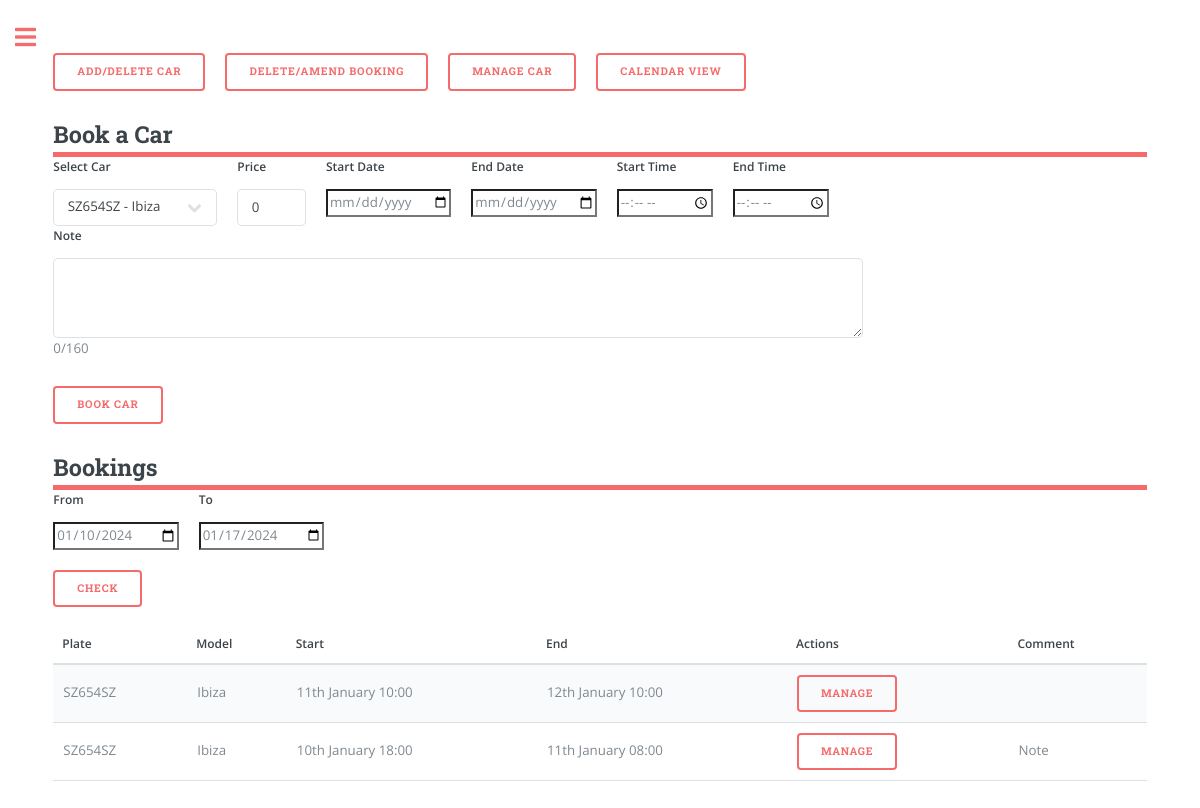
/overview (signed in), run on the app's committed database.
### app/models.py (models this page shows, shortened)
class Booking(db.Model):
    id = db.Column(db.Integer, primary_key=True)
    start_datetime = db.Column(db.DateTime, nullable=False)
    end_datetime = db.Column(db.DateTime, nullable=False)
    car_plate = db.Column(db.String(8), db.ForeignKey('car.plate'), nullable=False)
    user_id = db.Column(db.Integer, db.ForeignKey('user.id'), nullable=False)
    note = db.Column(db.String(160))
    money = db.Column(db.Integer, default=0, index=True)
    car = db.relationship('Car', backref='bookings', lazy=True)

class Car(db.Model):
    plate = db.Column(db.String(8), primary_key=True, index=True, unique=True)
    make = db.Column(db.String(15), index=True)
    model = db.Column(db.String(15), index=True)
    fuel = db.Column(db.String(8), index=True)
    year = db.Column(db.Integer, index=True)
    cc = db.Column(db.Integer, index=True)
    user_id = db.Column(db.Integer, db.ForeignKey('user.id'))
    days = db.Column(db.Integer, default=0, index=True)
    money = db.Column(db.Integer, default=0, index=True)
    @classmethod
    def reset_parameters(cls):
        today = datetime.now()
        if today.month == 1 and today.day == 1:
            for car in Car.query.all():
                car.days = 0
                car.money = 0
            db.session.commit()

### app/routes.py (the view, shortened to what this page needs)
@app.route('/')
@app.route('/overview', methods=['GET', 'POST'])
@login_required
def overview(): # Booking
    Car.reset_parameters()
    user_cars = current_user.garage.all()
    from_date = request.form.get('from')
    to_date = request.form.get('to')
    if from_date == None:
        from_date = datetime.now().strftime('%Y-%m-%d')
        to_date = (datetime.now() + timedelta(days=7)).strftime('%Y-%m-%d')
        from_datetime = datetime.strptime(f'{from_date}', '%Y-%m-%d')
        to_datetime = datetime.strptime(f'{to_date}', '%Y-%m-%d')
    else:
        from_datetime = datetime.strptime(f'{from_date}', '%Y-%m-%d')
        to_datetime = datetime.strptime(f'{to_date}', '%Y-%m-%d')
        to_datetime += timedelta(days=1)
    user_bookings = Booking.query.filter(
                Booking.user_id == current_user.id,
                Booking.end_datetime >= from_datetime,
                Booking.start_datetime <= to_datetime,
                ).all()
    booked_car_plates = [booking.car_plate for booking in user_bookings]
    available_cars = [car for car in user_cars if car.plate not in booked_car_plates]
    three_months_ago = datetime.now() - timedelta(days=3 * 30)
    old_bookings = Booking.query.filter(
        (Booking.user_id == current_user.id) &
        (Booking.end_datetime < three_months_ago)
    ).all()
    for old_booking in old_bookings:
        Booking.remove_booking(old_booking.id)
    return render_template('overview.html',
                            user_cars=user_cars,
                            available_cars=available_cars,
                            user_bookings=user_bookings,
                            from_datetime=from_datetime.strftime('%Y-%m-%d'),
                            to_datetime=to_datetime.strftime('%Y-%m-%d'),
                            user_name=current_user.username if current_user.is_authenticated else None)

### app/models.py (called while the page is built)
@login.user_loader
def load_user(id):
    return User.query.get(int(id))

### app/templates/overview.html (shortened to what this page needs)
{% extends "index.html" %}
{% block content %}
<link rel="stylesheet" href="{{ url_for('static', filename='css/main.css') }}">
<div class="row">
    <form action="{{ url_for('garage_manage') }}" method="get">
        <button type="submit">Add/Delete Car</button>
    </form>
    <form action="{{ url_for('bookings_manage') }}" method="get">
        <button type="submit">Delete/Amend Booking</button>
    </form>
    <form action="{{ url_for('garage_car') }}" method="get">
        <button type="submit">Manage Car</button>
    </form>
    <form action="{{ url_for('calendar') }}" method="get">
        <button type="submit">Calendar View</button>
    </form>
</div>
<header id="header" style="padding: 0;">
    <h2>Book a Car</h2>
</header>
<form method="POST" action="{{ url_for('overview') }}">
    <div class="row">
        <div class="col">
            <label for="car_selection" class="form-label">Select Car</label>
            <select class="form-select" id="car_selection" name="car_selection">
                {% for car in user_cars %}
                    <option value="{{ car.plate }}">{{ car.plate }} - {{ car.model }}</option>
                {% endfor %}
            </select>
        </div>
        <div class="col">
            <label for="Price" class="form-label">Price</label>
            <input type="text" class="form-control" id="Price" name="Price" size="4" value="0">
          </div>
        <div class="col">
            <label for="start_date" class="form-label">Start Date</label>
            <input type="date" class="form-control" id="start_date" name="start_date" required>
        </div>
        <div class="col">
            <label for="end_date" class="form-label">End Date</label>
            <input type="date" class="form-control" id="end_date" name="end_date" required>
        </div>
        <div class="col">
            <label for="start_time" class="form-label">Start Time</label>
            <input type="time" class="form-control" id="start_time" name="start_time" required>
        </div>
        <div class="col">
            <label for="end_time" class="form-label">End Time</label>
            <input type="time" class="form-control" id="end_time" name="end_time" required>
        </div>
        <div class="col">
            <label for="note" class="form-label">Note</label>
            <textarea class="form-control" id="note" name="note" rows="3" maxlength="160" oninput="updateCharacterCount(this)" style="width: 810px; height: 80px;"></textarea>
            <p id="character-count">0/160</p>
        </div>
    </div>
    <button type="submit" name='book' class="btn btn-primary" >Book Car</button>
</form>
<header id="header" style="padding: 0;">
<h2>Bookings</h2>
</header>
<form method="POST" action="{{ url_for('overview') }}">
<div class="row">
    <div class="col">
        <label for="from" class="form-label">From</label>
        <input type="date" class="form-control" id="from" name="from" value="{{ from_datetime }}" required>
    </div>
    <div class="col">
        <label for="to" class="form-label">To</label>
        <input type="date" class="form-control" id="to" name="to" value="{{ to_datetime }}" required>
    </div>
</div>
<button type="submit" name='check' class="btn btn-primary" style="margin-top: 20px;">Check</button>
</form>
<form action="{{ url_for('bookings_manage') }}" method="POST">
    <table>
        <thead>
            <tr>
                <th>Plate</th>
                <th>Model</th>
                <th>Start</th>
                <th>End</th>
                <th>Actions</th>
                <th>Comment</th>
            </tr>
        </thead>
        <tbody>
            {% for booking in user_bookings %}
                <tr>
                    <td>{{ booking.car.plate }}</td>
                    <td>{{ booking.car.model }}</td>
                    <td>{{ booking.start_datetime.strftime("%dth %B %H:%M") }}</td>
                    <td>{{ booking.end_datetime.strftime("%dth %B %H:%M") }}</td>
                    <td>
                        <button type="submit" class="btn btn-danger" name="manage_booking" value="{{ booking.id }}">Manage</button>
                    </td>
                    <td>
                        {% if booking.note %}
                            <span class="note-tooltip">
                                Note
                            </span>
                        {% endif %}
                    </td>
                </tr>
            {% endfor %}
        </tbody>
    </table>
</form>
{% endblock %}

### data on the page
Booking: car.plate "SZ654SZ", car.model "Ibiza", start_datetime "11th January 10:00", end_datetime "12th January 10:00", {{ booking.id }} 6 (drawn)
Booking: car.plate "SZ654SZ", car.model "Ibiza", start_datetime "10th January 18:00", end_datetime "11th January 08:00", {{ booking.id }} 9 (drawn)

### other printed values
form field car_selection "SZ654SZ - Ibiza"
